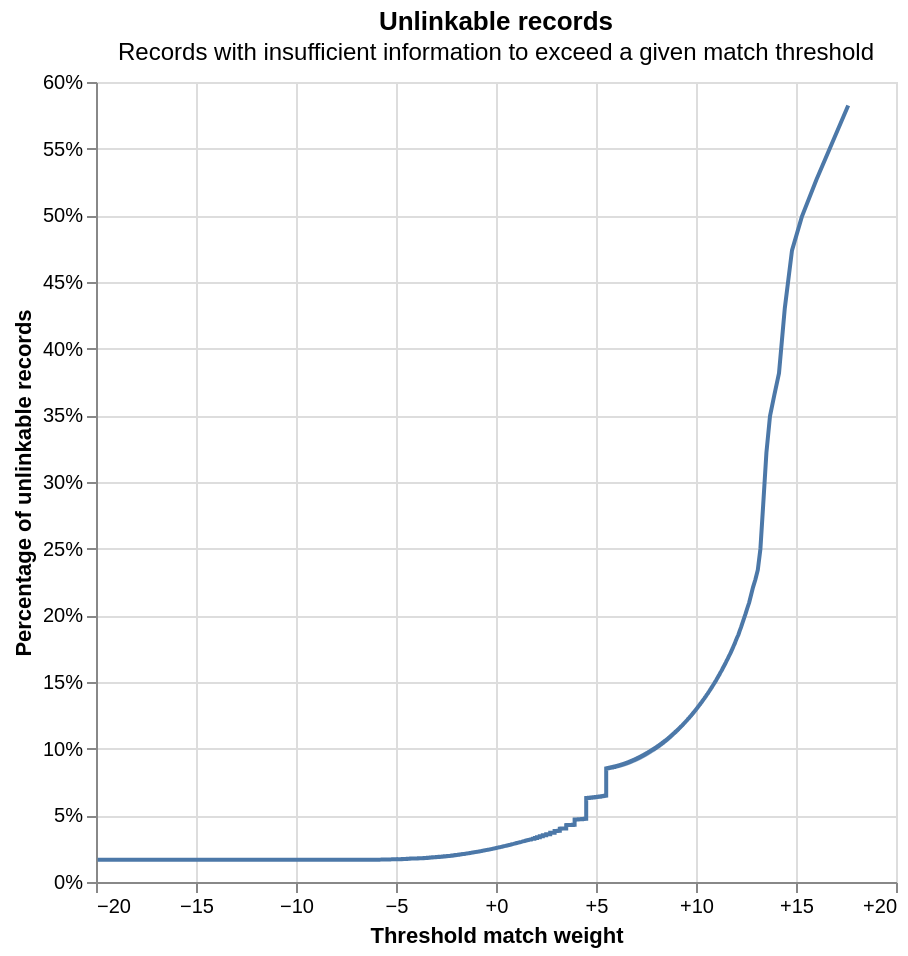

The notebook cell this image was saved under:
### Code cell
linker.evaluation.unlinkables_chart()

### Figure 1 — Vega-Lite specification as saved in the notebook (floating-point values rounded to 4 significant figures; data arrays with more than 128 entries replaced by an {"elided": "..."} marker saying what was removed)
{"config": {"view": {"continuousWidth": 400, "continuousHeight": 300}}, "layer": [{"mark": {"type": "line"}, "encoding": {"x": {"axis": {"format": "+", "title": "Threshold match weight"}, "field": "match_weight", "type": "quantitative"}, "y": {"axis": {"format": "%", "title": "Percentage of unlinkable records"}, "field": "cum_prop", "type": "quantitative"}}}, {"mark": {"type": "point"}, "encoding": {"opacity": {"condition": {"param": "x_match_weight_y_cum_prop_coords_of_mouse", "value": 1, "empty": false}, "value": 0}, "tooltip": [{"field": "match_weight", "format": "+.5", "title": "Match weight", "type": "quantitative"}, {"field": "match_probability", "format": ".5", "title": "Match probability", "type": "quantitative"}, {"field": "cum_prop", "format": ".3%", "title": "Proportion of unlinkable records", "type": "quantitative"}], "x": {"axis": {"title": "Threshold match weight"}, "field": "match_weight", "type": "quantitative"}, "y": {"axis": {"format": "%", "title": "Percentage of unlinkable records"}, "field": "cum_prop", "type": "quantitative"}}, "name": "mouse_coords"}, {"mark": {"type": "rule", "color": "gray"}, "encoding": {"x": {"field": "match_weight", "type": "quantitative"}}, "transform": [{"filter": {"param": "x_match_weight_y_cum_prop_coords_of_mouse", "empty": false}}]}, {"mark": {"type": "rule", "color": "gray"}, "encoding": {"y": {"field": "cum_prop", "type": "quantitative"}}, "transform": [{"filter": {"param": "x_match_weight_y_cum_prop_coords_of_mouse", "empty": false}}]}], "data": {"name": "data-82f4aabead4f112e71333ef6cf998db1"}, "height": 400, "params": [{"name": "x_match_weight_y_cum_prop_coords_of_mouse", "select": {"type": "point", "fields": ["match_weight", "cum_prop"], "nearest": true, "on": "mouseover"}, "views": ["mouse_coords"]}], "title": {"text": "Unlinkable records", "subtitle": "Records with insufficient information to exceed a given match threshold"}, "width": 400, "$schema": "https://vega.github.io/schema/vega-lite/v5.9.3.json", "datasets": {"data-82f4aabead4f112e71333ef6cf998db1": {"elided": "10367 records"}}}
